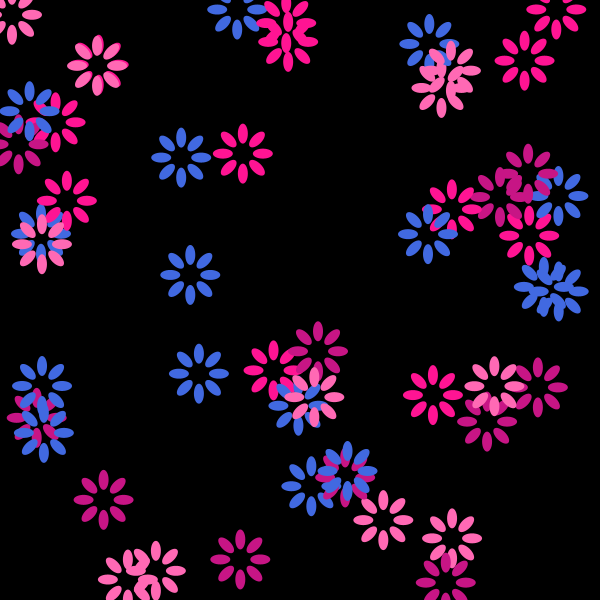
Frame 1 (no input)
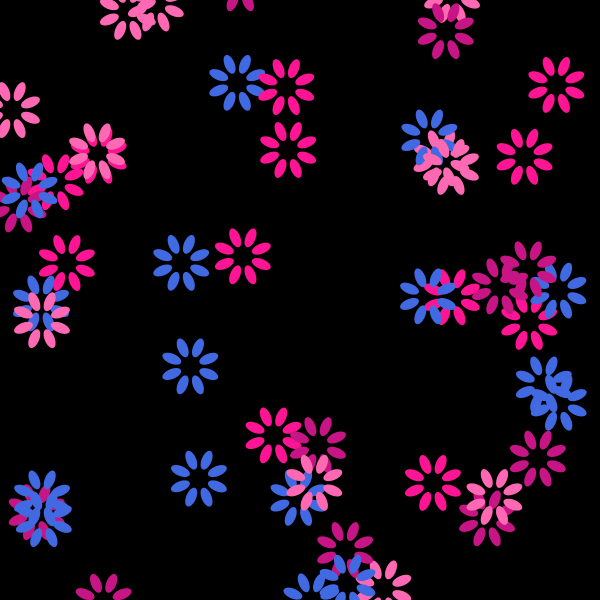
Frame 60 (the mouse pressed at the canvas centre just before this capture)
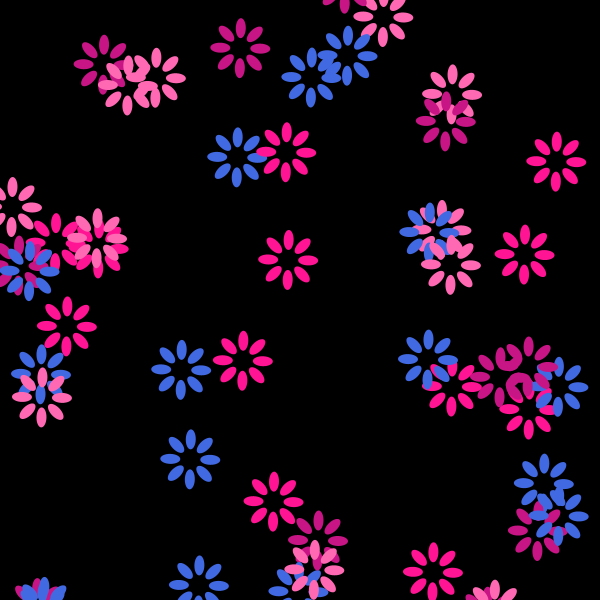
Frame 120 (the mouse held since frame 60 and released just before this capture)

The Processing sketch that drew these frames (run headless with seeded random() and noise(); from frame 60 on, the mouse is pressed at the canvas centre):

// Processing sketch: rotatingFlower
// ── rotatingFlower.pde
int flowerNum = 50;
Flower[] flower = new Flower[flowerNum];

void setup() {
  size(600, 600);
  background(0);
  for (int i = 0; i < flowerNum; i++) {
    flower[i] = new Flower();
  }
}

void draw() {
  background(0);
  for (int i = 0; i < flowerNum; i++) {
    flower[i].draw();
  }
}

// ── Flower.pde
class Flower {
  float angle;
  color c;
  PVector location;
  PVector velocity;
  int size;
  
  Flower() {
    angle = 0;
    switch (int(random(4))) {
      case 0: c = color(#c71585); break;
      case 1: c = color(#ff1493); break;
      case 2: c = color(#ff69b4); break;
      case 3: c = color(#4169e1); break;
    }
    location = new PVector(random(width), random(height));
    velocity = new PVector(0, random(1, 2));
    size = 10;
  }
  
  void draw() {
    pushMatrix();
    translate(location.x, location.y);
    noStroke();
    fill(c);
    rotate(angle);
    for(int i = 0; i < 8; i++) {
      ellipse(2 * size, 0, 2 * size, size);
      rotate(radians(-45));
    }
    popMatrix();
    angle += 0.02;
    location.add(velocity);
    
    if (location.y > 2 * size + height) {
      location.y = - 2 * size;
    }
  }
}
